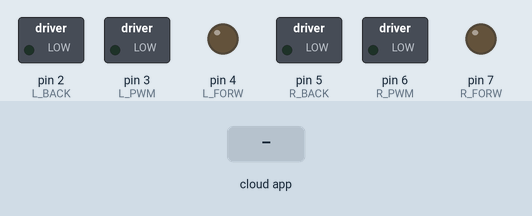
This sketch was run on a simulated Arduino Uno, built with avr-gcc and run on an emulated ATmega328P. On the bench: switched loads named in the sketch (green lamp = pin HIGH), output pins drawn as LEDs (lit = HIGH). The inputs (shaded band) are chosen by the test bench. The ROS host is connected and sends only what is stated.

Above: at 1.2 s.
1.3 s: the phone or cloud app sets linear.x to -100
At 2.0 s:
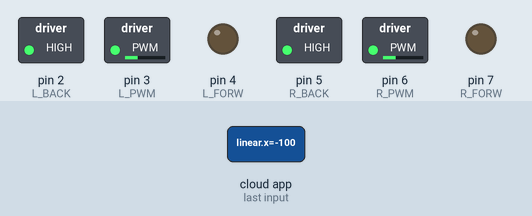
2.8 s: the phone or cloud app sets angular.z to -100
At 3.1 s:
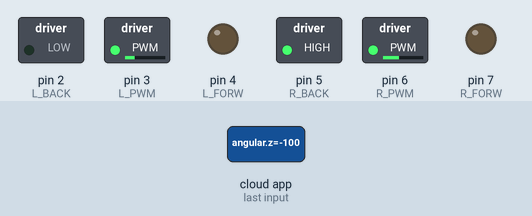
4.3 s: the phone or cloud app sets linear.x to 0
At 5.5 s:
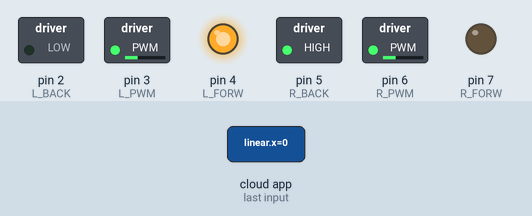
5.8 s: the phone or cloud app sets angular.z to 0
At 6.6 s:
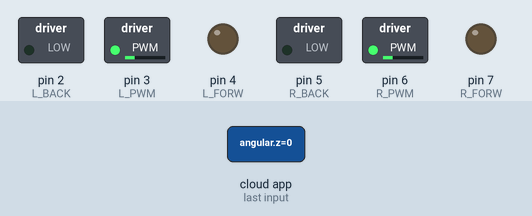
7.3 s: the phone or cloud app sets linear.x to 100
At 7.8 s:
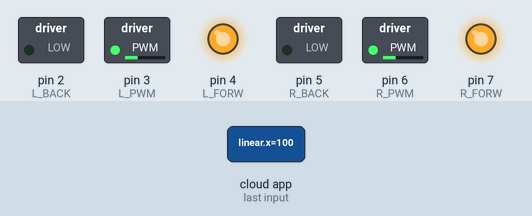
8.8 s: the phone or cloud app sets angular.z to 100
At 10.1 s:
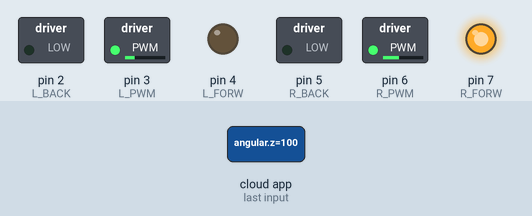
Timing chart, 0 to 11.3 s (numbered marks = the images above; inputs shaded):
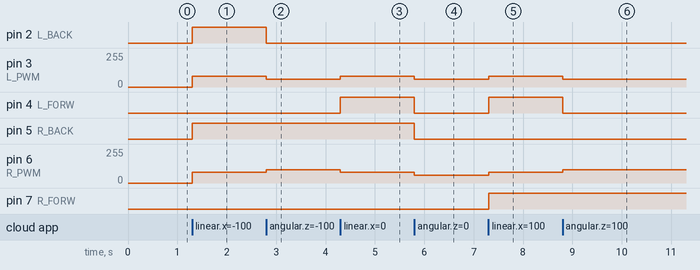

Measured:
- after the input at 1.3 s, pin 2 (L_BACK), pin 5 (R_BACK): LOW → HIGH at once; pin 3 (L_PWM), pin 6 (R_PWM): 0/255 → 80/255 at once
- after the input at 2.8 s, pin 2 (L_BACK): HIGH → LOW at once; pin 3 (L_PWM): 80/255 → 60/255 at once; pin 6 (R_PWM): 80/255 → 100/255 at once
- after the input at 4.3 s, pin 3 (L_PWM): 60/255 → 80/255 at once; pin 4 (L_FORW): LOW → HIGH at once; pin 6 (R_PWM): 100/255 → 80/255 at once
- after the input at 5.8 s, pin 3 (L_PWM), pin 6 (R_PWM): 80/255 → 60/255 at once; pin 4 (L_FORW), pin 5 (R_BACK): HIGH → LOW at once
- after the input at 7.3 s, pin 3 (L_PWM), pin 6 (R_PWM): 60/255 → 80/255 at once; pin 4 (L_FORW), pin 7 (R_FORW): LOW → HIGH at once
- after the input at 8.8 s, pin 3 (L_PWM): 80/255 → 60/255 at once; pin 4 (L_FORW): HIGH → LOW at once; pin 6 (R_PWM): 80/255 → 100/255 at once

The sketch:

arduino_cmd_vel.ino
```cpp
/**
 * Subscribe to a cmd_vel topic and move the robot.
 * Yongming Qin
 * 2020_1115
 */

#include <math.h>
#include <ros.h>
#include <geometry_msgs/Twist.h>

// The min amount of PWM the motors need to move. Depends on the battery, motors and controller.
// The max amount is defined by PWMRANGE in Arduino.h
#define PWM_MIN 60
#define PWMRANGE 100


// Declare functions
void setupPins();
void stop();
void callback_twist(const geometry_msgs::Twist &msg);
float mapPwm(float x, float out_min, float out_max);

// Pins
const uint8_t L_FORW = 4;
const uint8_t L_BACK = 2;
const uint8_t L_PWM = 3;
const uint8_t R_FORW = 7;
const uint8_t R_BACK = 5;
const uint8_t R_PWM = 6;


ros::NodeHandle nh;
ros::Subscriber<geometry_msgs::Twist> sub("/cmd_vel", &callback_twist );

void setup()
{
  setupPins();
  nh.initNode();
  nh.subscribe(sub);
}

void loop()
{
  if (!nh.connected()) {
    stop();
  }
  nh.spinOnce();
}

void callback_twist( const geometry_msgs::Twist &msg) {
  if (!nh.connected()) {
    stop();
    return;
  }
  // Cap values at [-1 .. 1]
  float x = max(min(msg.linear.x, 1.0f), -1.0f);
  float z = max(min(msg.angular.z, 1.0f), -1.0f);

  // Calculate the intensity of left and right wheels. Simple version.
  // Taken from https://hackernoon.com/unicycle-to-differential-drive-courseras-control-of-mobile-robots-with-ros-and-rosbots-part-2-6d27d15f2010#1e59
  float l = (msg.linear.x - msg.angular.z) / 2;
  float r = (msg.linear.x + msg.angular.z) / 2;

  // Then map those values to PWM intensities. PWMRANGE = full speed, while PWM_MIN = the minimal amount of power at which the motors begin moving.
  uint16_t lPwm = mapPwm(fabs(l), PWM_MIN, PWMRANGE);
  uint16_t rPwm = mapPwm(fabs(r), PWM_MIN, PWMRANGE);

  // Set direction pins and PWM
  digitalWrite(L_FORW, l > 0);
  digitalWrite(L_BACK, l < 0);
  digitalWrite(R_FORW, r > 0);
  digitalWrite(R_BACK, r < 0);
  analogWrite(L_PWM, lPwm);
  analogWrite(R_PWM, rPwm);
}

void setupPins()
{
  pinMode(L_PWM, OUTPUT);
  pinMode(L_FORW, OUTPUT);
  pinMode(L_BACK, OUTPUT);
  pinMode(R_PWM, OUTPUT);
  pinMode(R_FORW, OUTPUT);
  pinMode(R_BACK, OUTPUT);
  stop();
}

void stop()
{
  digitalWrite(L_FORW, 0);
  digitalWrite(L_BACK, 0);
  digitalWrite(R_FORW, 0);
  digitalWrite(R_BACK, 0);
  analogWrite(L_PWM, 0);
  analogWrite(R_PWM, 0);
}

// Map x value from [0 .. 1] to [out_min .. out_max]
float mapPwm(float x, float out_min, float out_max)
{
  return x * (out_max - out_min) + out_min;
}
```
